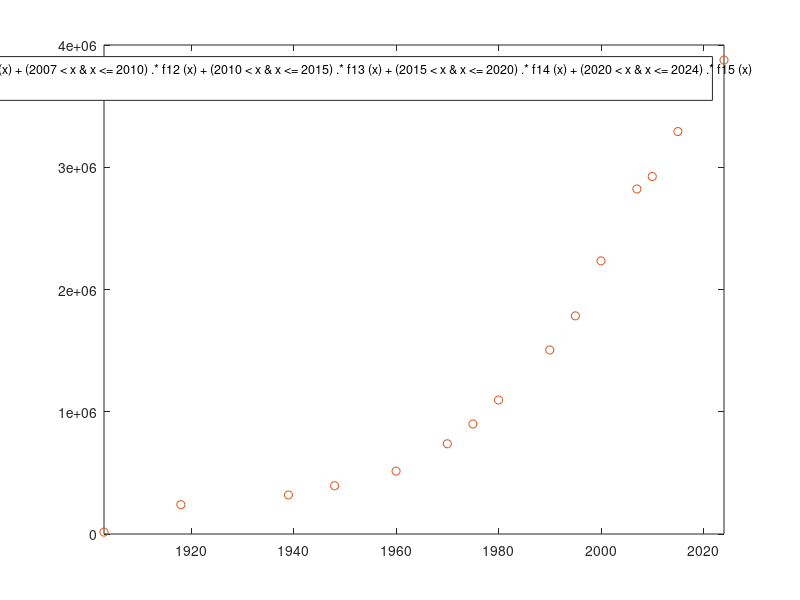

Source code (MATLAB):


f1 = @(x) (12.327801029757717)*((x-1903)^3)+(-9.393051541049447*10^2)*((x-1903)^2)+(2.627648874654535*10^4)*(x-1903)+(15559);
f2 = @(x) (12.327801029757691)*((x-1918)^3)+(-3.845541077658476*10^2)*((x-1918)^2)+(6.418599818483467*10^3)*(x-1918)+(239969);
f3 = @(x) (-21.467707020583610)*((x-1939)^3)+(3.920973571088866*10^2)*((x-1939)^2)+(6.577008054687293*10^3)*(x-1939)+(319339);
f4 = @(x) (26.441628097571940)*((x-1948)^3)+(-1.875307324468716*10^2)*((x-1948)^2)+(8.418107676645433*10^3)*(x-1948)+(394642);
f5 = @(x) (-6.209322267287571)*((x-1960)^3)+(7.643678790657165*10^2)*((x-1960)^2)+(1.534015343607159*10^4)*(x-1960)+(514346);
f6 = @(x) (26.222742930092501)*((x-1970)^3)+(5.780952235576806*10^2)*((x-1970)^2)+(2.876475530895928*10^4)*(x-1970)+(737975);
f7 = @(x) (-82.660205931814261)*((x-1975)^3)+(9.714749755860248*10^2)*((x-1975)^2)+(3.651253027036523*10^4)*(x-1975)+(899529);
f8 = @(x) (35.738165525725492)*((x-1980)^3)+(-2.684281133911951*10^2)*((x-1980)^2)+(4.002776458133940*10^4)*(x-1980)+(1096046);
f9 = @(x) (2.578065506745601*10^2)*((x-1990)^3)+(8.037168523805697*10^2)*((x-1990)^2)+(4.538065197123315*10^4)*(x-1990)+(1505219);

f10 = @(x) (-2.471194943250273*10^2)*((x-1995)^3)+(4.670815112498964*10^3)*((x-1995)^2)+(7.275331179563086e+04)*(x-1995)+(1784441);
f11 = @(x) (-4.828035513331142*10^2)*((x-2000)^3)+(9.640226976235526*10^2)*((x-2000)^2)+(1.009275008462434*10^5)*(x-2000)+(2234088);
f12 = @(x) (2.016132489715940*10^3)*((x-2007)^3)+(-9.174851880371838*10^3)*((x-2007)^2)+(4.345169656700538*10^4)*(x-2007)+(2822216);
f13 = @(x) (-5.664906056985167*10^2)*((x-2010)^3)+(8.970340527071634*10^3)*((x-2010)^2)+(4.283816250710475*10^4)*(x-2010)+(2924433);
f14 = @(x) (-3.622351823360717*10^2)*((x-2015)^3)+(4.729814415938920*10^2)*((x-2015)^2)+(9.005477235043234*10^4)*(x-2015)+(3292071);
f15 = @(x) (-3.622351823360714*10^2)*((x-2020)^3)+(-4.960546293447180*10^3)*((x-2020)^2)+(6.761694809116586*10^4)*(x-2020)+(3708890);

% the whole interpolation function
f_combined = @(x)(1903 < x & x <= 1918).*f1(x) + (1918 < x & x <= 1939).*f2(x) + (1939 < x & x <= 1948).*f3(x) + (1948 < x & x <= 1960).*f4(x) +(1960 < x & x <= 1970).*f5(x) + (1970 < x & x <= 1975).*f6(x) + (1975 < x & x <= 1980).*f7(x) + (1980 < x & x <= 1990).*f8(x) + (1990 < x & x <= 1995).*f9(x) + (1995 < x & x <= 2000).*f10(x) + (2000 < x & x <= 2007).*f11(x) + (2007 < x & x <= 2010).*f12(x) + (2010 < x & x <= 2015).*f13(x) + (2015 < x & x <= 2020).*f14(x) + (2020 < x & x <= 2024).*f15(x);

% for reference
x = [1903,1918,1939,1948,1960,1970,1975,1980,1990,1995,2000,2007,2010,2015,2020,2024];
y = [15559,239969,319339,394642,514346,737975,899529,1096046,1505219,1784441,2234088,2822216,2924433,3292071,3708890,3876806];

fplot(f_combined)
xlim([1903 2024])
hold on
plot(x,y,'o')
